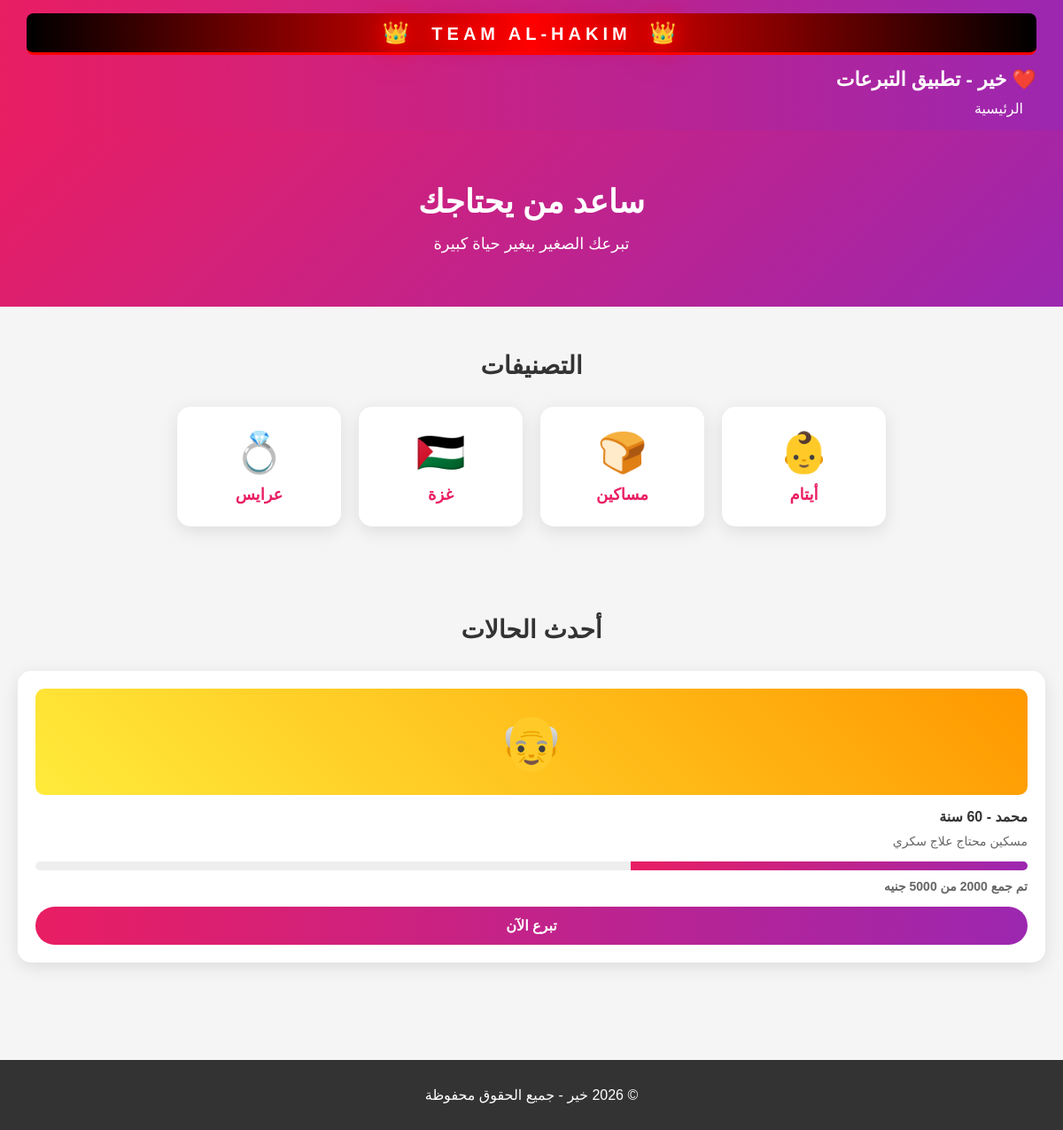
The app's page /category/poor with its own data.
### tables this page shows
CREATE TABLE cases (
        id INTEGER PRIMARY KEY AUTOINCREMENT,
        title TEXT,
        description TEXT,
        category TEXT,
        target_amount INTEGER,
        collected_amount INTEGER DEFAULT 0,
        image TEXT,
        created_at TEXT
    );

### app.py (the view)
@app.route('/category/<cat>')
def category(cat):
    conn = sqlite3.connect('khair.db')
    c = conn.cursor()
    c.execute('SELECT * FROM cases WHERE category = ?', (cat,))
    cases = c.fetchall()
    conn.close()
    return render_template('index.html', cases=cases, category=cat)

### templates/index.html (shortened to what this page needs)
<!DOCTYPE html>
<html lang="ar" dir="rtl">
<head>
<link rel="stylesheet" href="/static/style.css">
</head>
<body>
<header class="navbar">
  <div class="admin-header">
    <span class="crown">👑</span>
    <span class="admin-title">TEAM AL-HAKIM</span>
    <span class="crown">👑</span>
  </div>
  <div class="app-name">❤️ خير - تطبيق التبرعات</div>
  <nav>
    <a href="/">الرئيسية</a>
  </nav>
</header>
<section class="hero">
  <h2>ساعد من يحتاجك</h2>
  <p>تبرعك الصغير بيغير حياة كبيرة</p>
</section>
<section class="categories">
  <h3>التصنيفات</h3>
  <div class="category-grid">
    <a href="/category/orphans" class="category-card">
      <span>👶</span>
      <h4>أيتام</h4>
    </a>
    <a href="/category/poor" class="category-card">
      <span>🍞</span>
      <h4>مساكين</h4>
    </a>
    <a href="/category/gaza" class="category-card">
      <span>🇵🇸</span>
      <h4>غزة</h4>
    </a>
    <a href="/category/brides" class="category-card">
      <span>💍</span>
      <h4>عرايس</h4>
    </a>
  </div>
</section>
<section class="cases">
  <h3>أحدث الحالات</h3>
  <div class="case-grid">
    {% for case in cases %}
    <div class="case-card">
      <div class="case-img">{{ case[6] }}</div>
      <h4>{{ case[1] }}</h4>
      <p>{{ case[2] }}</p>
      <div class="progress">
        <div class="progress-bar" style="width: {{ (case[5] / case[4] * 100)|int }}%"></div>
      </div>
      <p class="amount">تم جمع {{ case[5] }} من {{ case[4] }} جنيه</p>
      <a href="/case/{{ case[0] }}" class="donate-btn">تبرع الآن</a>
    </div>
    {% endfor %}
  </div>
</section>
<footer>
  <p>© 2026 خير - جميع الحقوق محفوظة</p>
</footer>
</body>
</html>

### static/style.css (style rules this page uses)
* { margin: 0; padding: 0; box-sizing: border-box; font-family: 'Arial', sans-serif; }
body { background: #f5f5f5; color: #333; direction: rtl; }
.navbar { background: linear-gradient(90deg, #e91e63, #9c27b0); color: white; padding: 15px 30px; box-shadow: 0 2px 10px rgba(0,0,0,0.1); }
.admin-header { background: linear-gradient(90deg, #000, #f00, #000); color: #fff; padding: 8px 20px; text-align: center; font-size: 20px; font-weight: bold; letter-spacing: 5px; text-shadow: 0 0 20px #f00, 0 0 40px #f00; animation: adminPulse 2s infinite; border-bottom: 3px solid #f00; margin-bottom: 15px; border-radius: 8px; }
.admin-title { color: #fff; text-shadow: 0 0 10px #f00, 0 0 20px #f00, 0 0 30px #f00; }
.crown { font-size: 24px; animation: rotate 3s infinite linear; display: inline-block; margin: 0 10px; }
.app-name { font-size: 22px; color: white; font-weight: bold; margin-bottom: 10px; }
.navbar a { color: white; text-decoration: none; margin: 0 15px; transition: 0.3s; }
.hero { background: linear-gradient(135deg, #e91e63, #9c27b0); color: white; padding: 60px 20px; text-align: center; }
.hero h2 { font-size: 36px; margin-bottom: 15px; }
.hero p { font-size: 18px; }
.categories, .cases { padding: 50px 20px; text-align: center; }
.categories h3, .cases h3 { font-size: 28px; margin-bottom: 30px; color: #333; }
.category-grid { display: grid; grid-template-columns: repeat(auto-fit, minmax(140px, 1fr)); gap: 20px; max-width: 800px; margin: 0 auto; }
.category-card { background: white; padding: 25px 15px; border-radius: 15px; text-decoration: none; color: #333; box-shadow: 0 5px 20px rgba(0,0,0,0.1); transition: 0.3s; display: block; }
.category-card span { font-size: 45px; display: block; margin-bottom: 10px; }
.category-card h4 { color: #e91e63; font-size: 18px; }
.case-grid { display: grid; grid-template-columns: repeat(auto-fit, minmax(250px, 1fr)); gap: 25px; max-width: 1200px; margin: 0 auto; }
.case-card { background: white; padding: 20px; border-radius: 15px; box-shadow: 0 5px 20px rgba(0,0,0,0.1); text-align: right; }
.case-img { width: 100%; height: 120px; background: linear-gradient(45deg, #ffeb3b, #ff9800); border-radius: 10px; display: flex; align-items: center; justify-content: center; font-size: 60px; margin-bottom: 15px; }
.case-card h4 { margin-bottom: 10px; color: #333; }
.case-card p { color: #666; margin-bottom: 15px; font-size: 14px; }
.progress { background: #eee; height: 10px; border-radius: 5px; overflow: hidden; margin-bottom: 10px; }
.progress-bar { background: linear-gradient(90deg, #e91e63, #9c27b0); height: 100%; transition: 0.5s; }
.amount { font-size: 13px; color: #e91e63; font-weight: bold; margin-bottom: 15px; }
.donate-btn, .cta-btn { background: linear-gradient(90deg, #e91e63, #9c27b0); color: white; border: none; padding: 12px 30px; border-radius: 25px; cursor: pointer; font-size: 16px; font-weight: bold; text-decoration: none; display: inline-block; transition: 0.3s; }
.donate-btn { display: block; text-align: center; }
footer { background: #333; color: white; text-align: center; padding: 30px; margin-top: 60px; }

### records on screen
cases: image "👴", title "محمد - 60 سنة", description "مسكين محتاج علاج سكري", collected_amount "2000", target_amount "5000"
